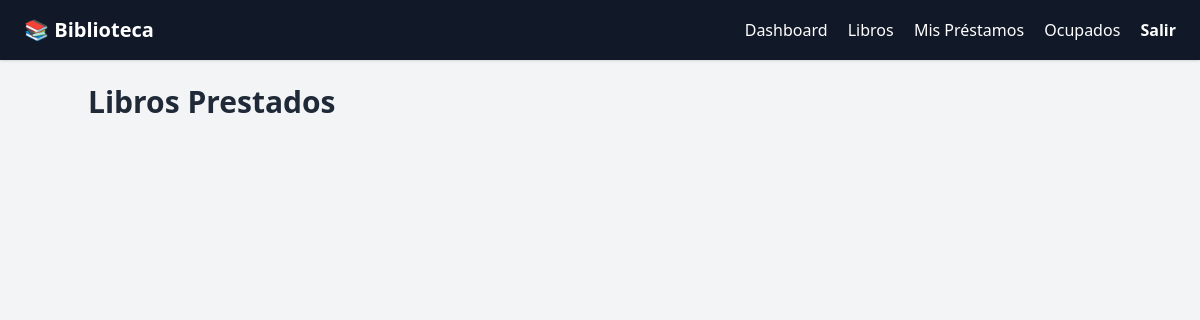
/occupied (signed in), run on an earlier commit of the app's database.
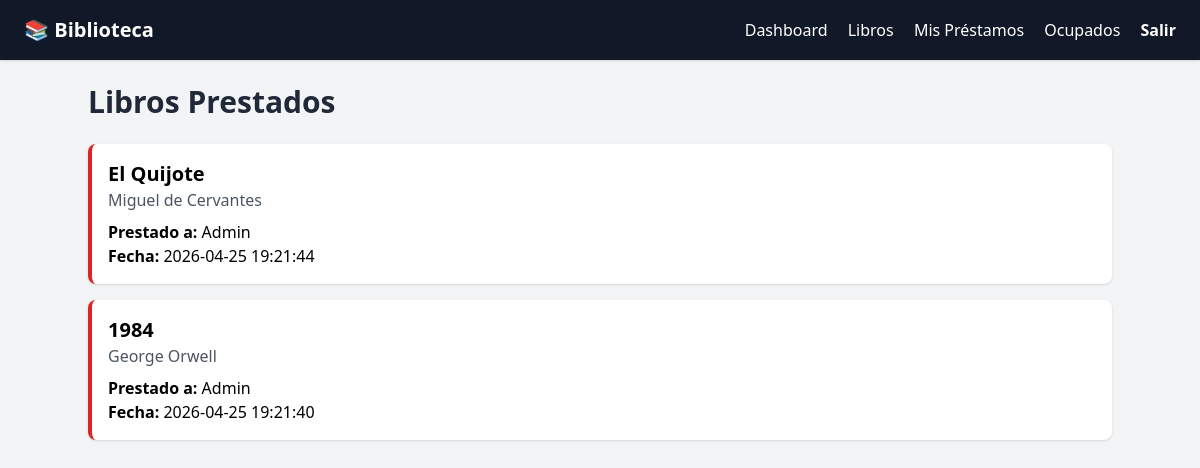
And on a later commit of the database.
### tables this page shows
CREATE TABLE loans (
            id          INTEGER PRIMARY KEY AUTOINCREMENT,
            user_id     INTEGER NOT NULL REFERENCES users(id),
            book_id     INTEGER NOT NULL REFERENCES books(id),
            loan_date   TEXT    DEFAULT (datetime('now')),
            return_date TEXT,
            returned    INTEGER DEFAULT 0
        );

CREATE TABLE books (
    id INTEGER PRIMARY KEY AUTOINCREMENT,
    title TEXT NOT NULL,
    author TEXT,
    cover_color TEXT,
    year INTEGER,
    status TEXT DEFAULT 'DISPONIBLE',
    category TEXT DEFAULT 'Otro',
    available INTEGER DEFAULT 1
);

CREATE TABLE users (
            id       INTEGER PRIMARY KEY AUTOINCREMENT,
            name     TEXT    NOT NULL,
            email    TEXT    NOT NULL UNIQUE,
            password TEXT    NOT NULL
        );

### app.py (the view)
    @app.route('/occupied')
    @login_required
    def occupied():
        conn  = app.get_db_connection()
        loans = conn.execute(
            """SELECT books.title, books.author, books.cover_color,
                      users.name AS borrower, loans.loan_date
               FROM loans
               JOIN books ON loans.book_id=books.id
               JOIN users ON loans.user_id=users.id
               WHERE loans.returned=0
               ORDER BY loans.loan_date DESC"""
        ).fetchall()
        conn.close()
        return render_template('occupied.html', loans=loans)

### templates/occupied.html
{% extends "base.html" %}
{% block content %}
<h2 class="text-3xl font-bold text-gray-800 mb-6">Libros Prestados</h2>
<div class="space-y-4">
    {% for loan in loans %}
    <div class="bg-white shadow rounded-lg p-4 border-l-4 border-red-600">
        <h3 class="text-xl font-bold">{{ loan['title'] }}</h3>
        <p class="text-gray-600">{{ loan['author'] }}</p>
        <p class="mt-2"><strong>Prestado a:</strong> {{ loan['borrower'] }}</p>
        <p><strong>Fecha:</strong> {{ loan['loan_date'] }}</p>
    </div>
    {% endfor %}
</div>
{% endblock %}

What changed in the data, as far as the page shows it:
added loans: title "El Quijote", author "Miguel de Cervantes", borrower "Admin", loan_date "2026-04-25 19:21:44"
added loans: title "1984", author "George Orwell", borrower "Admin", loan_date "2026-04-25 19:21:40"
